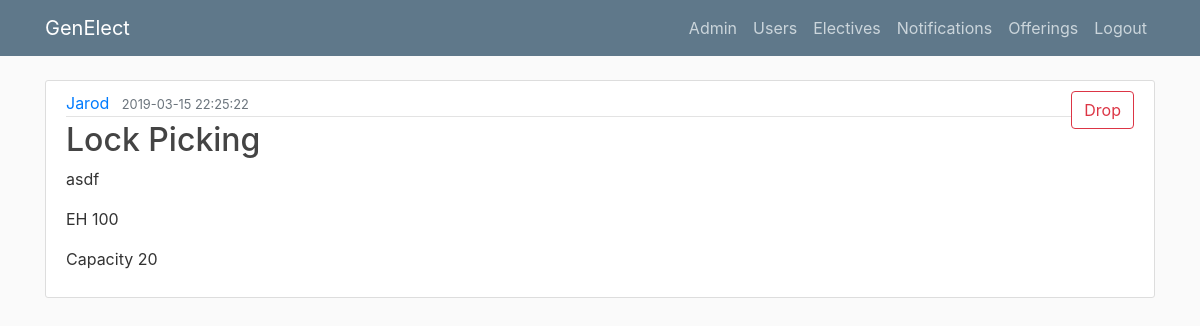
The page /schedule (signed in) on the database its author committed.
### genElect/models.py (models this page shows)
class Base(db.Model):
    __abstract__ = True
    id = db.Column(db.Integer, primary_key=True, autoincrement=True)
    date_created = db.Column(db.DateTime, default=db.func.current_timestamp())
    date_modified = db.Column(db.DateTime, default=db.func.current_timestamp(),
            onupdate=db.func.current_timestamp())

class Offerings(Base):
    __tablename__ = 'offerings'
    day = db.Column(db.Date)
    period_start = db.Column(db.Integer)
    period_length = db.Column(db.Integer)
    building = db.Column(db.String(100))
    room = db.Column(db.String(100))
    instructor = db.Column(db.String(100))
    capacity = db.Column(db.Integer)
    elective_id = db.Column(db.Integer, db.ForeignKey('electives.id'), nullable=False)
    registrations = db.relationship('Registrations', backref='offering', lazy=True)

class Electives(Base):
    __tablename__ = 'electives'
    name = db.Column(db.String(100))
    description = db.Column(db.String(500))
    prerequisites = db.Column(db.String(500))
    offerings = db.relationship('Offerings', backref='elective', lazy=True)

### genElect/__init__.py (the view)
@app.route("/schedule") #FOR STUDENT USE
def schedule():
    if current_user.is_authenticated:
        schedule = []
        registrations = current_user.registrations #grab all user registrations
        for registration in registrations:
            schedule.append(registration.offering) #build schedule from offerings
        return render_template('schedule.html', schedule=schedule)
    else:
        flash("Please login first", 'info')
        return redirect(url_for('login'))

### genElect/__init__.py (called while the page is built)
@login_manager.user_loader
def load_user(user_id):
    return Users.query.get(int(user_id))

### genElect/templates/schedule.html
{% extends "layout.html" %}
{% block content %}
    {% for offering in schedule %}
        <article class="media content-section">
          <div class="media-body">
            <div class="article-metadata">
              <a class="mr-2" href="#">{{offering.instructor}}</a>
              <small class="text-muted">{{ offering.date_created }}</small>
            </div>
            <h2><a class="article-title" href="#">{{ offering.elective.name }}</a></h2>
            <p class="article-content">{{ offering.elective.description }}</p>
            <p class="article-content">{{ offering.building }} {{ offering.room }}</p>
            <p class="article-content">Capacity {{ offering.capacity }}</p>
          </div>
          <div class="form-group">
            <button type="button" onclick="window.location.href = '#'" class="btn btn-outline-danger">Drop</button>
        </div>
        </article>
    {% endfor %}
{% endblock content %}

### genElect/static/main.css (style rules this page uses)
body { background: #fafafa; color: #333333; margin-top: 5rem; }
h1, h2, h3, h4, h5, h6 { color: #444444; }
.content-section { background: #ffffff; padding: 10px 20px; border: 1px solid #dddddd; border-radius: 3px; margin-bottom: 20px; }
.article-title { color: #444444; }
.article-content { white-space: pre-line; }
.article-metadata { padding-bottom: 1px; margin-bottom: 4px; border-bottom: 1px solid #e3e3e3 }

### rows shown on the page
Offerings: instructor "Jarod", date_created "2019-03-15 22:25:22", elective.name "Lock Picking", elective.description "asdf", building "EH", room "100", capacity "20"
